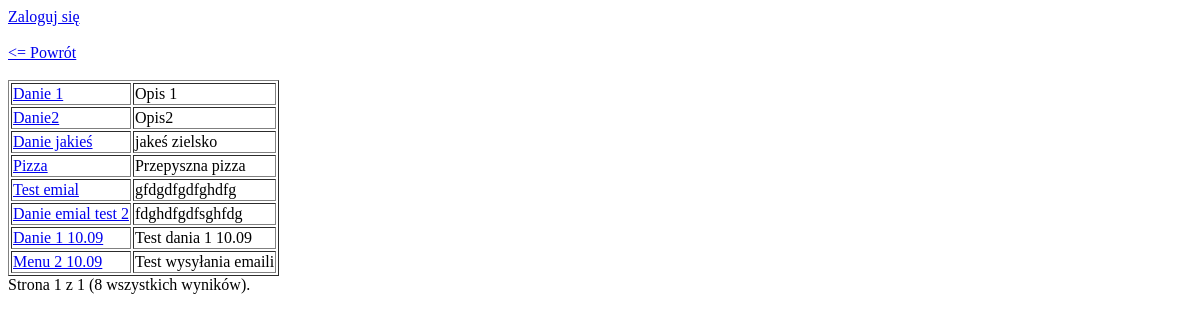
The app's page /dish_list/, older data.
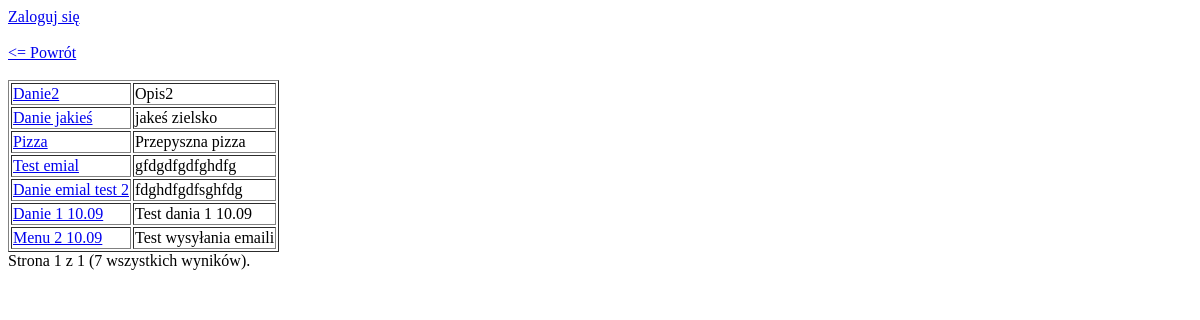
The same page, newer data.
### menu/models.py (models this page shows, shortened)
class Dish(models.Model):
    name = models.CharField(max_length=50, unique=True, verbose_name='Nazwa')
    description = models.TextField(max_length=1000, verbose_name='Opis')
    price = models.FloatField(verbose_name='Cena')
    preparation_time = models.IntegerField(verbose_name='Czas przygotowania')
    is_vege = models.BooleanField(verbose_name='Danie wegetariańskie')
    picture = models.ImageField(default = 'default.jpg',verbose_name='Zdjęcie dania')
    created = models.DateTimeField(editable=False)
    modified = models.DateTimeField(auto_now=True)

### menu/views.py (the view)
# urls.py: path(r'dish_list/', views.DishListView.as_view(), name='dish_list'),
class DishListView(ListView):
    model = Dish
    template_name = 'dish_list_view.html'
    paginate_by = 10
    ordering = 'pk'

### templates/dish_list_view.html (shortened to what this page needs)
{% extends 'base.html' %}
{% block body %}
    <a href="/"><= Powrót</a>
    <br/><br/>
    <table border="1">
    {% for object in object_list %}
        <tr><td><a href="/dish_detail/{{ object.pk }}">{{ object.name }}</a></td><td>{{ object.description }}</td></tr>
    {% endfor %}
    </table>
    {% include "_pagination.html" %}
    <br/><br/>
{% endblock %}

Row changes from the older to the newer data that the page shows:
removed Dish: name "Danie 1", description "Opis 1"
Text that changed along with them:
{{ page_obj.paginator.count }}: "8" → "7"
